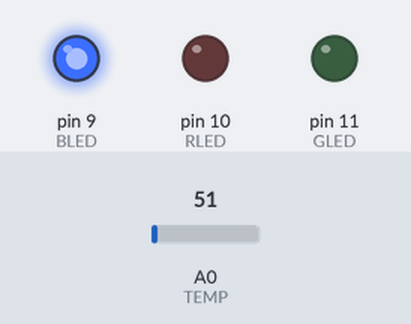
Recording of a sketch running on a simulated Arduino Uno, built with avr-gcc and run on an emulated ATmega328P. Shown: output pins drawn as LEDs (lit = HIGH). The inputs (shaded band) are chosen by the test bench; at power-on: A0 (TEMP) = 51.

Above: at 0.1 s.
Timing chart, 0 to 1.6 s (numbered marks = the images above):
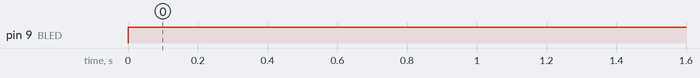

The sketch:

temperature_sensor.ino
```cpp
const int BLED = 9;
const int RLED = 10;
const int GLED = 11;

const int TEMP = 0;

const int LOWER_BOUND= 500;
const int UPPER_BOUND= 800;

int val = 0;


void setup() {
    pinMode(BLED,OUTPUT);
    pinMode(RLED,OUTPUT);
    pinMode(GLED,OUTPUT);
}

void loop() {
  val = analogRead(TEMP);

  if(val < LOWER_BOUND) {
    digitalWrite(RLED,LOW);
    digitalWrite(BLED,HIGH);
    digitalWrite(GLED,LOW);
  } else if (val > UPPER_BOUND) {
    digitalWrite(RLED,HIGH);
    digitalWrite(BLED,LOW);
    digitalWrite(GLED,LOW);
  } else {
    digitalWrite(RLED,LOW);
    digitalWrite(BLED,LOW);
    digitalWrite(GLED,HIGH);
  }
}
```

Measured:
- by itself, pin 9 (BLED): LOW → HIGH at 0.00 s
